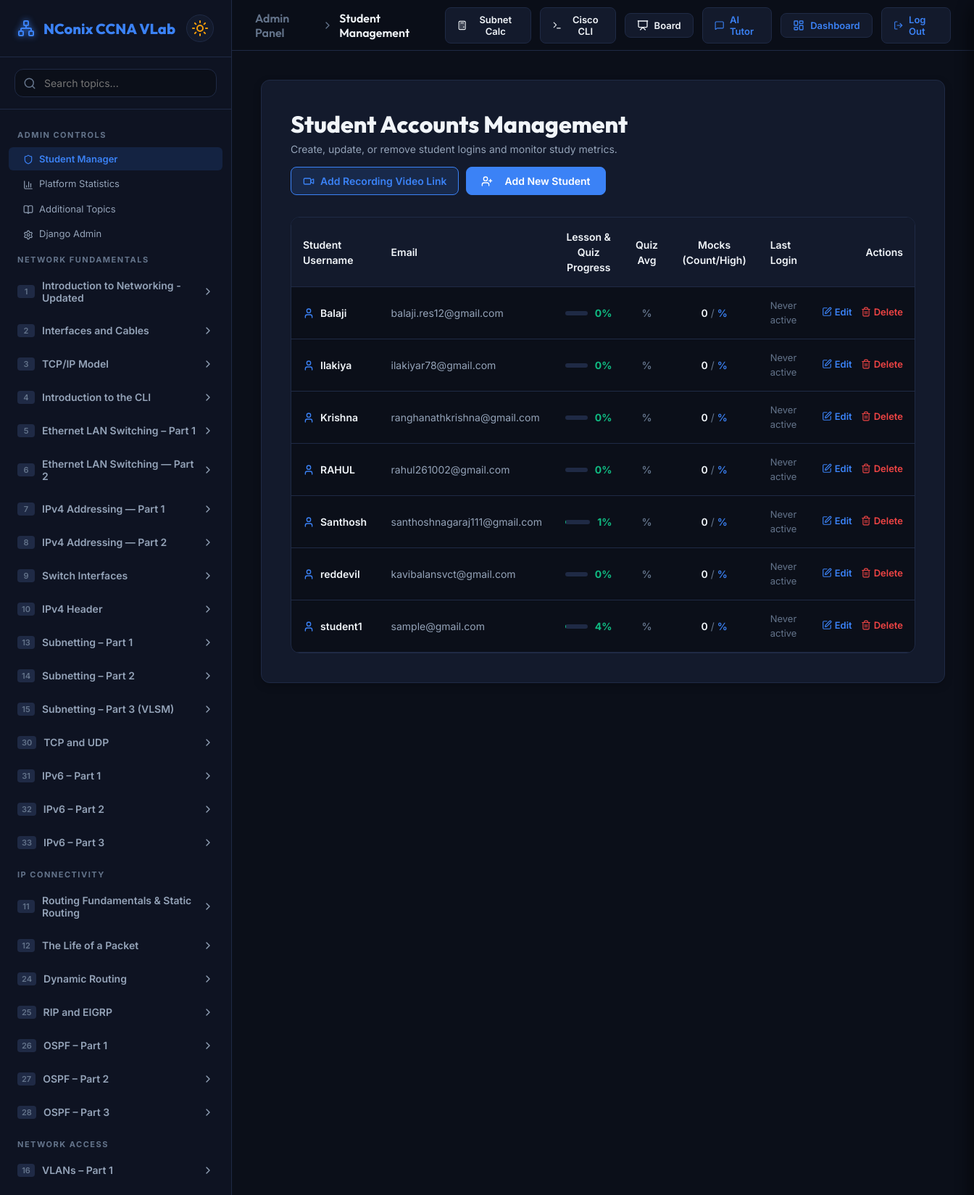
/admin-panel/ (signed in, upper part), run on the app's committed database.
### core/models.py (models this page shows, shortened)
class Domain(models.Model):
    name = models.CharField(max_length=100, unique=True)

class Topic(models.Model):
    id = models.IntegerField(primary_key=True)
    domain = models.ForeignKey(Domain, on_delete=models.CASCADE, related_name='topics')
    title = models.CharField(max_length=200)
    objectives = models.JSONField(default=list)  # list of strings
    lesson_content = models.TextField()  # markdown
    video_url = models.CharField(max_length=500, blank=True, default='')  # YouTube video link
    class Meta:
        ordering = ['id']

### admin_panel/views.py (the view)
# urls.py: path('', views.admin_dashboard_view, name='admin_dashboard'),
@admin_required
def admin_dashboard_view(request):
    students = User.objects.filter(profile__role='student').order_by('username')
    student_list = []
    total_steps = 126  # 63 chapters * 2 (1 lesson + 1 quiz completed per chapter)
    for s in students:
        progress_qs = UserProgress.objects.filter(user=s)
        completed_lessons = progress_qs.filter(lesson_completed=True).count()
        completed_quizzes = progress_qs.filter(quiz_completed=True).count()
        total_completed = completed_lessons + completed_quizzes
        progress_percent = int(round((total_completed / total_steps) * 100)) if total_steps > 0 else 0
        quiz_avg = progress_qs.filter(quiz_completed=True).aggregate(Avg('quiz_score'))['quiz_score__avg']
        quiz_avg = int(round(quiz_avg)) if quiz_avg is not None else 0
        mock_qs = MockExamResult.objects.filter(user=s).order_by('-date_taken')
        latest_mock = mock_qs.first()
        mock_count = mock_qs.count()
        mock_avg = mock_qs.aggregate(Avg('percentage'))['percentage__avg']
        mock_avg = int(round(mock_avg)) if mock_avg is not None else 0
        student_list.append({
            'user': s,
            'completed_lessons': completed_lessons,
            'completed_quizzes': completed_quizzes,
            'progress_percent': progress_percent,
            'quiz_avg': quiz_avg,
            'mock_count': mock_count,
            'mock_avg': mock_avg,
            'latest_mock': latest_mock
        })
    sidebar_domains = get_sidebar_data(request.user)
    context = {
        'students': student_list,
        'sidebar_domains': sidebar_domains,
        'active_page': 'admin_dashboard',
    }
    return render(request, 'admin_panel/admin_dashboard.html', context)

### core/context_processors.py (called while the page is built)
def additional_topics(request):
    return {
        'additional_topics': AdditionalTopic.objects.all().order_by('created_at')
    }

### admin_panel/templates/admin_panel/admin_dashboard.html (shortened to what this page needs)
{% extends 'core/base.html' %}
{% block breadcrumbs %}
  <span class="breadcrumb-root">Admin Panel</span>
  <span class="breadcrumb-separator"><i data-lucide="chevron-right"></i></span>
  <span class="breadcrumb-current">Student Management</span>
{% endblock %}
{% block content %}
<div class="lesson-card">
  <div style="display: flex; justify-content: space-between; align-items: center; margin-bottom: 30px; flex-wrap: wrap; gap: 16px;">
    <div>
      <h2 class="lesson-title" style="margin-bottom: 6px;">Student Accounts Management</h2>
      <p class="dashboard-subtitle" style="margin-bottom: 0; font-size: 14px;">Create, update, or remove student logins and monitor study metrics.</p>
    </div>
    <div style="display: flex; gap: 10px; align-items: center; flex-wrap: wrap;">
      <button type="button" class="btn" onclick="openRecordingModal()" style="display: inline-flex; align-items: center; gap: 8px; border: 1px solid var(--accent); background: var(--accent-light); color: var(--accent); font-weight: 600; cursor: pointer; padding: 10px 16px; border-radius: 8px;">
        <i data-lucide="video" style="width: 16px; height: 16px;"></i>
        <span>Add Recording Video Link</span>
      </button>
      <a href="{% url 'admin_create_student' %}" class="btn btn-primary" style="text-decoration: none; display: inline-flex; align-items: center;">
        <i data-lucide="user-plus" style="width: 16px; height: 16px; margin-right: 8px;"></i>
        Add New Student
      </a>
    </div>
  </div>
  <div style="overflow-x: auto; margin-top: 20px; border: 1px solid var(--border-color); border-radius: var(--radius); background-color: var(--bg-app);">
    <table style="width: 100%; border-collapse: collapse; text-align: left; font-size: 14px; line-height: 1.5;">
      <thead>
        <tr style="background-color: var(--bg-card); border-bottom: 1px solid var(--border-color);">
          <th style="padding: 16px; font-weight: 600; color: var(--text-primary);">Student Username</th>
          <th style="padding: 16px; font-weight: 600; color: var(--text-primary);">Email</th>
          <th style="padding: 16px; font-weight: 600; color: var(--text-primary); text-align: center;">Lesson & Quiz Progress</th>
          <th style="padding: 16px; font-weight: 600; color: var(--text-primary); text-align: center;">Quiz Avg</th>
          <th style="padding: 16px; font-weight: 600; color: var(--text-primary); text-align: center;">Mocks (Count/High)</th>
          <th style="padding: 16px; font-weight: 600; color: var(--text-primary);">Last Login</th>
          <th style="padding: 16px; font-weight: 600; color: var(--text-primary); text-align: right;">Actions</th>
        </tr>
      </thead>
      <tbody>
        {% if students %}
          {% for student in students %}
            <tr style="border-bottom: 1px solid var(--border-color); transition: background-color 0.2s ease;" onmouseover="this.style.backgroundColor='rgba(255, 255, 255, 0.02)'" onmouseout="this.style.backgroundColor='transparent'">
              <td style="padding: 16px; font-weight: 600; color: var(--text-primary);">
                <div style="display: flex; align-items: center; gap: 8px;">
                  <i data-lucide="user" style="width: 16px; height: 16px; color: var(--accent);"></i>
                  {{ student.user.username }}
                </div>
              </td>
              <td style="padding: 16px; color: var(--text-secondary);">
                {{ student.user.email|default:"—" }}
              </td>
              <td style="padding: 16px; text-align: center;">
                <div style="display: flex; align-items: center; justify-content: center; gap: 10px;">
                  <div style="flex: 1; max-width: 80px; height: 6px; background-color: var(--border-color); border-radius: 3px; overflow: hidden;">
                  </div>
                  <span style="font-weight: bold; color: var(--success);">{{ student.progress_percent }}%</span>
                </div>
              </td>
              <td style="padding: 16px; text-align: center; font-weight: 600; color: {% if student.avg_score >= 70 %}var(--success){% elif student.avg_score > 0 %}var(--warning){% else %}var(--text-muted){% endif %};">
                {{ student.avg_score }}%
              </td>
              <td style="padding: 16px; text-align: center; color: var(--text-secondary);">
                <span style="font-weight: 600; color: var(--text-primary);">{{ student.mock_count }}</span>
                <span style="color: var(--text-muted);">/</span>
                <span style="font-weight: 600; color: var(--accent);">{{ student.highest_mock }}%</span>
              </td>
              <td style="padding: 16px; color: var(--text-muted); font-size: 13px;">
                {% if student.last_login %}
                  {{ student.last_login|date:"M d, Y H:i" }}
                {% else %}
                  Never active
                {% endif %}
              </td>
              <td style="padding: 16px; text-align: right;">
                <div style="display: inline-flex; gap: 12px; align-items: center;">
                  <a href="{% url 'admin_edit_student' student.user.id %}" title="Edit Student" style="color: var(--accent); display: inline-flex; align-items: center; gap: 4px; font-weight: 600; font-size: 13px;">
                    <i data-lucide="edit" style="width: 14px; height: 14px;"></i> Edit
                  </a>
                  <a href="{% url 'admin_delete_student' student.user.id %}" title="Delete Student" style="color: var(--error); display: inline-flex; align-items: center; gap: 4px; font-weight: 600; font-size: 13px;">
                    <i data-lucide="trash-2" style="width: 14px; height: 14px;"></i> Delete
                  </a>
                </div>
              </td>
            </tr>
          {% endfor %}
        {% else %}
          <tr>
            <td colspan="7" style="padding: 30px; text-align: center; color: var(--text-muted);">
              No student accounts found. Click "Add New Student" to create one.
            </td>
          </tr>
        {% endif %}
      </tbody>
    </table>
  </div>
</div>
{% endblock %}

### core/templates/core/base.html (shortened to what this page needs)
{% load static %}
<!DOCTYPE html>
<html lang="en" data-theme="dark">
<head>
  <link rel="stylesheet" href="{% static 'core/styles.css' %}">
</head>
<body>
  <div class="app-container">
    <aside class="sidebar" id="sidebar">
      <div class="sidebar-header">
        <a href="{% url 'dashboard' %}" class="logo" style="text-decoration: none;">
          <i data-lucide="network" class="logo-icon"></i>
          <span>NConix CCNA <span class="accent-text">VLab</span></span>
        </a>
        <button class="theme-toggle" id="themeToggleBtn" title="Toggle Light/Dark Mode">
          <i data-lucide="sun" class="sun-icon"></i>
        </button>
      </div>
      <div class="search-box">
        <i data-lucide="search" class="search-icon"></i>
        <input type="text" id="searchInput" placeholder="Search topics...">
      </div>
      <nav class="navigation">
        <div class="nav-list" id="navList">
          {% if user.is_authenticated %}
            {% if user.is_superuser or user.is_staff or user.profile.role == 'admin' %}
              <div class="nav-section-title">ADMIN CONTROLS</div>
              <a href="{% url 'admin_dashboard' %}" class="nav-sub-item {% if active_page == 'admin_dashboard' %}active{% endif %}" style="padding-left: 20px; text-decoration: none;">
                <span><i data-lucide="shield" class="sub-item-icon"></i>Student Manager</span>
              </a>
              <a href="{% url 'admin_stats' %}" class="nav-sub-item {% if active_page == 'admin_stats' %}active{% endif %}" style="padding-left: 20px; text-decoration: none;">
                <span><i data-lucide="bar-chart-3" class="sub-item-icon"></i>Platform Statistics</span>
              </a>
              <a href="{% url 'admin_additional_topics' %}" class="nav-sub-item {% if active_page == 'admin_additional_topics' %}active{% endif %}" style="padding-left: 20px; text-decoration: none;">
                <span><i data-lucide="book-open" class="sub-item-icon"></i>Additional Topics</span>
              </a>
              <a href="/admin/" target="_blank" class="nav-sub-item" style="padding-left: 20px; text-decoration: none;">
                <span><i data-lucide="settings" class="sub-item-icon"></i>Django Admin</span>
              </a>
            {% endif %}
            {% for domain in sidebar_domains %}
              <div class="nav-section-title">{{ domain.name|upper }}</div>
              {% for topic in domain.topics %}
                <div class="chapter-item " id="chapter-{{ topic.id }}" data-title="{{ topic.title }}">
                  <div class="chapter-header">
                    <div class="chapter-title-container">
                      <span class="chapter-number">{{ topic.id }}</span>
                      <span {% if topic.locked %}style="color: var(--text-muted);"{% endif %}>{{ topic.title }}</span>
                    </div>
                    {% if topic.locked %}
                      <i data-lucide="lock" class="chapter-chevron" style="color: var(--text-muted); transform: none !important;"></i>
                    {% else %}
                      <i data-lucide="chevron-right" class="chapter-chevron"></i>
                    {% endif %}
                  </div>
                </div>
              {% endfor %}
            {% endfor %}
          {% endif %}
        </div>
      </nav>
    </aside>
    <main class="workspace">
      <header class="header">
        <div class="header-breadcrumbs">
          {% block breadcrumbs %}{% endblock %}
        </div>
        <div class="header-actions">
          <button class="header-btn" id="toolSubnetBtn" title="Subnetting Calculator">
            <i data-lucide="calculator"></i>
            <span>Subnet Calc</span>
          </button>
          <button class="header-btn" id="toolCliBtn" title="Cisco IOS CLI Simulator">
            <i data-lucide="terminal"></i>
            <span>Cisco CLI</span>
          </button>
          {% if user.is_authenticated %}
            {% if active_page != 'admin_board' %}
              <button class="header-btn" id="toolBoardBtn" title="Live Shared Whiteboard" style="position: relative;">
                <i data-lucide="presentation"></i>
                <span>Board</span>
              </button>
            {% endif %}
            <a href="{% url 'tutor_bot' %}" class="header-btn {% if active_page == 'tutor_bot' %}highlight-btn{% endif %}" title="AI Networking Tutor" style="text-decoration: none;">
              <i data-lucide="message-square"></i>
              <span>AI Tutor</span>
            </a>
            <a href="{% url 'dashboard' %}" class="header-btn {% if active_page == 'dashboard' %}highlight-btn{% endif %}" style="text-decoration: none;">
              <i data-lucide="layout-dashboard"></i>
              <span>Dashboard</span>
            </a>
            <a href="{% url 'logout' %}" class="header-btn" title="Log Out" style="text-decoration: none;">
              <i data-lucide="log-out"></i>
              <span>Log Out</span>
            </a>
          {% endif %}
        </div>
      </header>
      <div class="viewport" id="viewport">
        {% block content %}{% endblock %}
      </div>
    </main>
  </div>
</body>
</html>

### data on the page
Domain: name "NETWORK FUNDAMENTALS"
Topic: title "Introduction to Networking - Updated"
Topic: title "Interfaces and Cables"
Topic: title "TCP/IP Model"
Topic: title "Introduction to the CLI"
Topic: title "Ethernet LAN Switching – Part 1"
Topic: title "Ethernet LAN Switching — Part 2"
Topic: title "IPv4 Addressing — Part 1"
Topic: title "IPv4 Addressing — Part 2"
Topic: title "Switch Interfaces"
Topic: title "IPv4 Header"
Topic: title "Subnetting – Part 1"
Topic: title "Subnetting – Part 2"
Topic: title "Subnetting – Part 3 (VLSM)"
Topic: title "TCP and UDP"
Topic: title "IPv6 – Part 1"
Topic: title "IPv6 – Part 2"
Topic: title "IPv6 – Part 3"
Domain: name "IP CONNECTIVITY"
Topic: title "Routing Fundamentals & Static Routing"
Topic: title "The Life of a Packet"
Topic: title "Dynamic Routing"
Topic: title "RIP and EIGRP"
Topic: title "OSPF – Part 1"
Topic: title "OSPF – Part 2"
Topic: title "OSPF – Part 3"
Domain: name "NETWORK ACCESS"
Topic: title "VLANs – Part 1"

### other printed values
{{ topic.id }} "1" "2" "3" "4" "5" "6" "7" "8" "9" "10" "13" "14" "15" "30" "31" "32" "33" "11" "12" "24" "25" "26" "27" "28" "16"
{{ student.user.username }} "Balaji"
{{ student.user.email|default:"—" }} "balaji.res12@gmail.com"
{{ student.progress_percent }} "0"
{{ student.mock_count }} "0"
{{ student.user.username }} "Ilakiya"
{{ student.user.email|default:"—" }} "ilakiyar78@gmail.com"
{{ student.user.username }} "Krishna"
{{ student.user.email|default:"—" }} "ranghanathkrishna@gmail.com"
{{ student.user.username }} "RAHUL"
{{ student.user.email|default:"—" }} "rahul261002@gmail.com"
{{ student.user.username }} "Santhosh"
{{ student.user.email|default:"—" }} "santhoshnagaraj111@gmail.com"
{{ student.progress_percent }} "1"
{{ student.user.username }} "reddevil"
